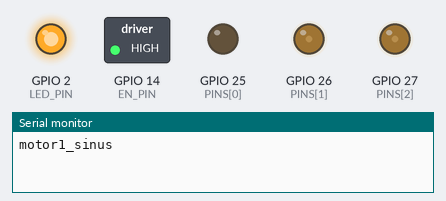
This sketch was run on a simulated ESP32. Parts: switched loads named in the sketch (green lamp = pin HIGH), output pins drawn as LEDs (lit = HIGH), the last lines printed to the serial monitor.

Above: at 0.15 s.
At 3.45 s:
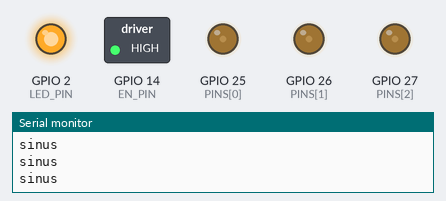
Timing chart, 0 to 3.4 s (numbered marks = the images above):
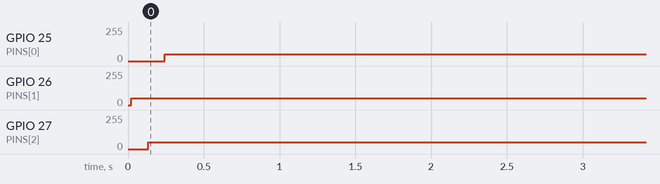

Measured:
- by itself, GPIO 25 (PINS[0]): 0/255 → 51/255 at 0.24 s
- by itself, GPIO 26 (PINS[1]): 0/255 → 51/255 at 0.02 s
- by itself, GPIO 27 (PINS[2]): 0/255 → 51/255 at 0.13 s

The sketch:

motor1_sinus.ino
```cpp
// Проба стенда 2204 без SimpleFOC: три синуса со сдвигом 120° прямо на IN1/IN2/IN3 (ШИМ 20 кГц), EN (nSLEEP) всегда HIGH.
// Амплитуда ~3.5 В из 12, ~0.4 об/с. Если так крутится, а с SimpleFOC нет — дело в библиотеке, не в плате.
#define EN_PIN 14
#define LED_PIN 2
const int PINS[3] = {25, 26, 27};
const float AMP = 0.3;          // доля от 12 В
const float F_EL = 3.0;         // Гц электрических = 3/7 об/с

void setup() {
  Serial.begin(115200);
  pinMode(EN_PIN, OUTPUT);
  pinMode(LED_PIN, OUTPUT);
  digitalWrite(EN_PIN, HIGH);
  digitalWrite(LED_PIN, HIGH);
  for (int i = 0; i < 3; i++) ledcAttach(PINS[i], 20000, 10);
  Serial.println("motor1_sinus");
}

void loop() {
  float th = millis() / 1000.0 * 2 * PI * F_EL;
  for (int i = 0; i < 3; i++) {
    float d = 0.5 + AMP * sin(th - i * 2 * PI / 3);      // 0.5 ± 0.3
    ledcWrite(PINS[i], (uint32_t)(d * 1023));
  }
  static unsigned long tp = 0;
  if (millis() - tp > 1000) { tp = millis(); Serial.println("sinus"); }
}
```
